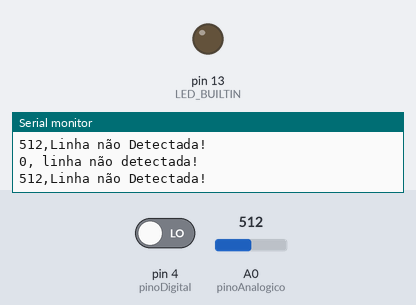
A sketch run on a simulated Arduino Uno, built with avr-gcc and run on an emulated ATmega328P. Shown: output pins drawn as LEDs (lit = HIGH), the last lines printed to the serial monitor. The inputs (shaded band) are chosen by the test bench; at power-on: A0 (pinoAnalogico) = 512, pin 4 (pinoDigital) LOW.

Above: at 1.8 s.
1.9 s: A0 (pinoAnalogico) set to 519
At 2.3 s:
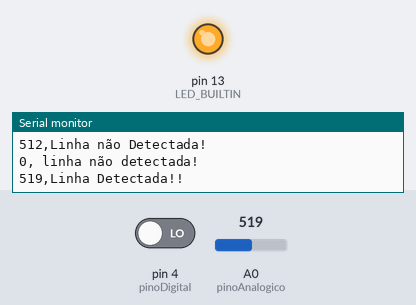
6.0 s: pin 4 (pinoDigital) driven HIGH
9.5 s: pin 4 (pinoDigital) driven LOW
13.6 s: A0 (pinoAnalogico) set to 511
At 15.3 s:
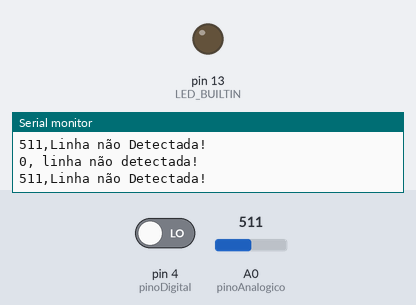
Timing chart, 0 to 16.5 s (numbered marks = the images above; inputs shaded):
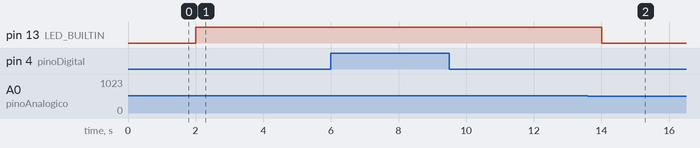

The sketch:

teste2.ino
```cpp
int pinoAnalogico = A0;
int pinoDigital = 4;
int leituraA = 0;
int leituraB = 0;
int limiar = 512;

void setup() {
  // put your setup code here, to run once:
  Serial.begin(9600);
  pinMode(pinoAnalogico, INPUT);
  pinMode(pinoDigital, INPUT);
  pinMode(LED_BUILTIN, OUTPUT);
}

void loop() {
  // put your main code here, to run repeatedly:
  leituraA = analogRead(pinoAnalogico);
  leituraB = digitalRead(pinoDigital);
  if(leituraA > limiar){
    Serial.print(leituraA);
    Serial.println(",Linha Detectada!!");
    digitalWrite(LED_BUILTIN, HIGH);
  }
  else{
    Serial.print(leituraA);
    Serial.println(",Linha não Detectada!");
    digitalWrite(LED_BUILTIN, LOW);
  }
  delay(1000);

  if (leituraB == 1){
    Serial.print(leituraB);
    Serial.println(", linha detectada!");
    digitalWrite(LED_BUILTIN, HIGH);
  }
  else {
    Serial.print(leituraB);
    Serial.println(", linha não detectada!");
    digitalWrite(LED_BUILTIN, LOW);
  }
}
```

Measured:
- the behaviour switches between 512 and 513 on A0 (pinoAnalogico) (found by bisection; images 0 and 1)
- after the input at 1.9 s, pin 13 (LED_BUILTIN): LOW → HIGH after 0.10 s
- after the input at 13.6 s, pin 13 (LED_BUILTIN): HIGH → LOW after 0.41 s
